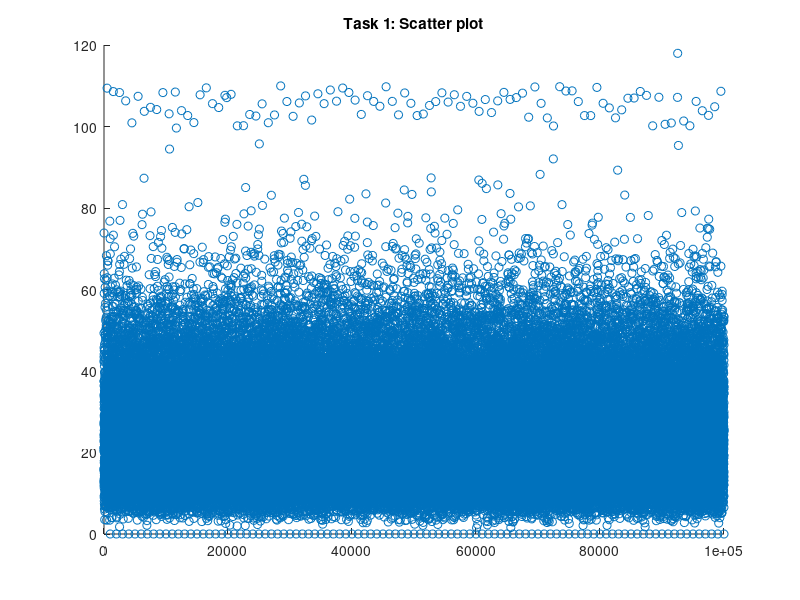
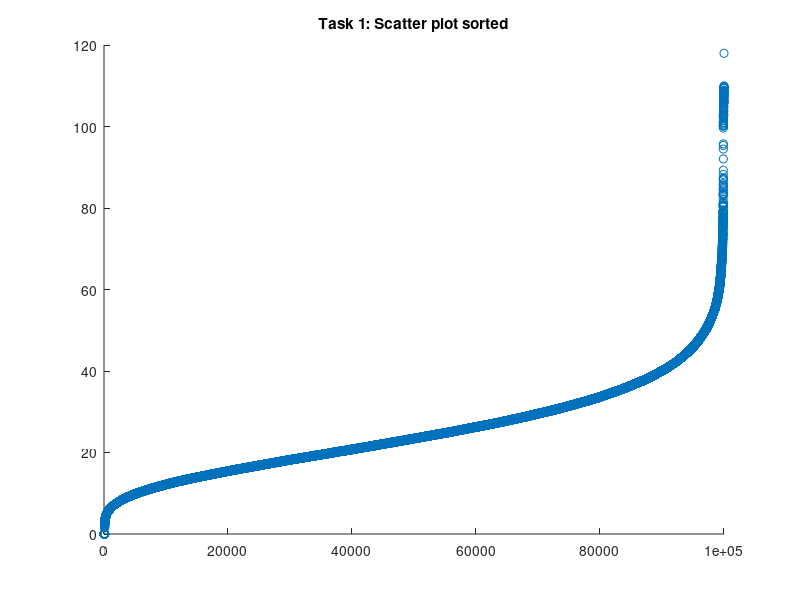

Reproduce these figures in MATLAB, in order. (Note: this script raises an error after producing the figures.)
clc;
clear;
data = load("dataIndSSA2022.mat");
d1 = data.task1_data;

%% Mean, Variance, and Sample 
fprintf('\nTask 1\n\n'); 
n = length(d1);
d1_mean = mean(d1);
fprintf('There are %d datapoints in the data set\n', n); 
fprintf('Minimum value: %f\n', min(d1)); 
fprintf('Maximum value: %f\n', max(d1));
fprintf('Mean value   : %f\n\n', d1_mean);

d1_sigma2 = sum((d1 - d1_mean).^2)/n-1;
fprintf('The variance is: %f\n\n', d1_sigma2);
d1_sigma = sqrt(d1_sigma2);
fprintf('The standard deviation is: %f\n\n', d1_sigma);

%% 7 Number Summary
fprintf('2nd percentile  : %f\n', prctile(d1, 2)); 
fprintf('9th percentile  : %f\n', prctile(d1, 9)); 
fprintf('1st quartile    : %f\n', prctile(d1, 25)); 
fprintf('median value    : %f\n', median(d1));
fprintf('3rd quartile    : %f\n', prctile(d1, 75)); 
fprintf('91st percentile : %f\n', prctile(d1, 91)); 
fprintf('98th percentile : %f\n', prctile(d1, 98)); 

%% Visualisation - Scatter 
% A scatter plot is the easiest and thus first visualisation to be conducted
% the plot shows a strong cluster of values around the mean line, with a
% large gap between 80 and 100 on the Y axis as well as an unusual
% formation of points on the 0 line.
figure(1);
scatter(1:length(d1), d1);
hold on;
plot([0,length(d1)], [d1_mean, d1_mean])
hold off;
title('Task 1: Scatter plot')

%% Visualisation - Sorted Scatter
% A sort of the data provides a clearer understanding of the growth of the
% cumulitive distribution function and shows the break in the data in the 
% region around 90 - 100 
figure(2);
scatter(1:length(d1), sort(d1));
title('Task 1: Scatter plot sorted')

%% Visualisation - Histogram 
% At first glance a histogram shows a poisson distribution, this plot also
% confirms that the large number of values clustered at 0 do not fit into
% the curve of the distribution. The tail of the distribution also does not
% look normal, with an unexpected rise in values around 100

figure(3);
histogram(d1, 1000, 'normalization', 'probability');
title('Task 1: Histogram')

%% Visualisation - Box and Whisker 
% The box and whisker plot confirms the abnormality of the tail falls
% ouside the interquartile range of the distribution.  We can thus conclude
% that between 

figure(4);
boxplot(d1, 'Notch', 'on')
title('Task 1: Box plot')

%% Data Cleaning
% Data points larger than 53.3415 and equal to zero are removed from the
% set due to the fact that they do not fall within the interquartile ranges
figure(5);
d1c = d1(d1 <= 53.3415);
d1c = d1c(d1c > 0);
histogram(d1c, 1000, 'normalization', 'probability');
title('Task 1: Histogram of cleaned data')

%% Mean, Variance, and Sample 
fprintf('\nAfter data cleaning:\n\n'); 
fprintf(['%d remaining datapoints in the set (%d removed)' ...
    '\n'], length(d1c), length(d1) - length(d1c)); 
fprintf('Minimum value : %f\n', min(d1c)); 
fprintf('Maximum value : %f\n', max(d1c));
d1c_mean = mean(d1c);
fprintf('Mean value    : %f\n\n', d1c_mean);

d1c_sigma2 = sum((d1c - mean(d1c)).^2)/n-1;
fprintf('The variance is: %f\n\n', d1c_sigma2);
d1c_sigma = sqrt(d1c_sigma2);
fprintf('The standard deviation is: %f\n\n', d1c_sigma);

%% 7 Number Summary
fprintf('2nd percentile  : %f\n', prctile(d1c, 2)); 
fprintf('9th percentile  : %f\n', prctile(d1c, 9)); 
fprintf('1st quartile    : %f\n', prctile(d1c, 25)); 
fprintf('median value    : %f\n', median(d1c));
fprintf('3rd quartile    : %f\n', prctile(d1c, 75)); 
fprintf('91st percentile : %f\n', prctile(d1c, 91)); 
fprintf('98th percentile : %f\n', prctile(d1c, 98)); 

%% Skew
% The positive result indicates that the data is skewed to the left of the
% x axis, this tracks with the histogram shown
skew = 3 * (mean(d1c) - median(d1c))/d1c_sigma;
fprintf('\nSkew : %f\n', skew); 

%% Distribution
% It is hypothesised that the data comes from a Normal distribution, shown
% by the fitting of a curve to the data set
normal = @(x) (1./(d1c_sigma .* sqrt(2 .* pi))) * exp(-1/2 * ((x - d1c_mean) ./ d1c_sigma).^2);

figure(6)
histogram(d1c, 'normalization', 'probability');
hold on;
fplot(normal, 'r')
hold off;
title('Task 1: Fitted Distribution')


%% Task 2 
fprintf('\nTask 2\n\n'); 
d2 = data.task2_data;

%% Part A - Estimate Parameters
n = length(d2)
d2_mu_hat = sum(log(d2))./n;
d2_sigma_hat = sqrt( sum((log(d2) - d2_mu_hat).^2)./n );

fprintf('Estimated mean (mu hat)    : %f\n', d2_mu_hat); 
fprintf('Estimated mean (sigma hat) : %f\n', d2_sigma_hat); 

%% Part B - Density Histogram Plot
lognormal = @(x) 1 ./ (x.*d2_sigma_hat.*sqrt(2*pi)) .* exp( -(log(x) - d2_mu_hat).^2. ./ (2*d2_sigma_hat.^2));

figure(7)
histogram(d2, 'normalization', 'probability');
hold on;
fplot(lognormal, 'r')
hold off;

%% Part C - Chi Squared test
% For each bin value in our dataset calculate the expected value from the 
% distribution.  The null hypothesis is that the 
CDF = @(x) (1 + erf((log(x) - d2_mu_hat)./ (d2_sigma_hat * sqrt(2))))/2;
expected = @(x) CDF(x+1) - CDF(x);

obs = histcounts(d2);
exp = length(d2) .* expected(0:length(obs)-1);

nonZeroBins = obs(obs > 0);
noNonZeroBins = length(nonZeroBins)

figure(8)
plot(obs, 'b');
hold on;
plot(exp, 'r');
hold off;
title('Task 2: Observed and Expected values')


%% Calculate Chi Squared
% Create a function to calculate the Chi^2 value 
chiSqd = @(O, E) sum((O - E).^2 ./ E);
chiSquared = chiSqd(obs, exp);

% degree of freedom = No of non zero bins - no of estimate params
degreeOfFreedom = 63 - 2;

% Critical value = 1- alpha  = 0.95 in table
alpha = 0.05;
criticalValue = 1 - alpha;

fprintf('Calculated chi squared value: %f\n', chiSquared); 
fprintf('Degrees of Freedom: %f\n', degreeOfFreedom); 
fprintf('Alpha: %f\n', alpha); 
fprintf('Critical Value: %f\n', criticalValue); 

% After looking up in a table the p-Value = 42.188
% as the p value is greater than 


%% Task 3 - Part A
n = 10000
a_1 = 0;
a_2 = 63308;
a_3 = -183326;
b_1 = 86098;
b_2 = 0;
b_3 = -539608;
m_1 = 2147483647;
m_2 = 2145483479;

X = zeros(n + 3, 1);
X(1) = 5
X(2) = 1
X(3) = 9

Y = zeros(n + 3, 1);
Y(1) = 3;
Y(2) = 3;
Y(3) = 8;

Z = zeros(n + 3, 1);

for i = 4:n+3
    X(i) = mod((a_1 * X(i-1) + a_2 * X(i-2) + a_3 * X(i-3)), m_1);
    Y(i) = mod((b_1 * Y(i-1) + b_2 * Y(i-2) + b_3 * X(i-3)), m_2);
    Z(i) = mod((X(i)- Y(i)),m_1);
end

Z = Z(4:end)./m_1;

figure(9)
scatter(linspace(0, 1, n), Z);

%%  Part B: - Kolmogorov-Smirnov Test
